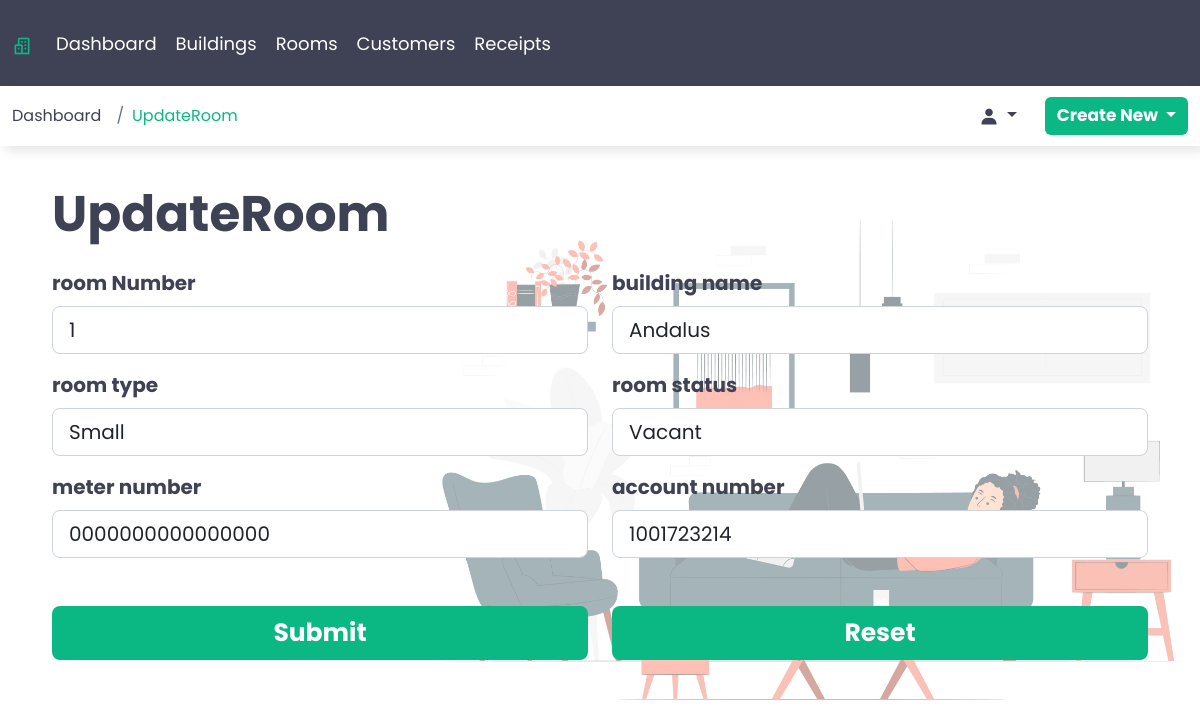
Screenshot of /update_room/1 (signed in) with the database file from the repository.
### webapp/models.py (models this page shows, shortened)
class Room(models.Model):
    room_number = models.IntegerField()
    building_name = models.ForeignKey(Building, on_delete=models.CASCADE)
    room_type = models.ForeignKey(RoomType, on_delete=models.DO_NOTHING)
    room_status = models.ForeignKey(RoomStatus, on_delete=models.DO_NOTHING)
    meter_number = models.CharField(max_length=16)
    account_number = models.IntegerField()
    class Meta:
        verbose_name_plural = 'Rooms'

class Building(models.Model):
    building_name = models.CharField(max_length=50)
    name_of_owner = models.CharField(max_length=50)
    building_type = models.ForeignKey(BuildingType, on_delete=models.CASCADE)
    number_of_rooms = models.IntegerField()
    mobile_number = models.IntegerField()
    current_lease_period = models.DateField()
    class Meta:
        verbose_name_plural = 'Buildings'
    def __str__ (self):
        return self.building_name

class RoomType(models.Model):
    room_type = models.CharField(max_length=50)
    class Meta:
        verbose_name_plural = 'Room Type'
    def __str__ (self):
        return self.room_type

class RoomStatus(models.Model):
    room_status = models.CharField(max_length=50)
    class Meta:
        verbose_name_plural = 'Room Status'
    def __str__ (self):
        return self.room_status

### webapp/views.py (the view)
# urls.py: path('update_room/<int:room_id>', views.UpdateRoom, name='update_room'),
@login_required
def UpdateRoom(request, room_id):
    update_room = Room.objects.get(id=room_id)
    form = RoomForm(instance=update_room)
    if request.method == 'POST':
        form = RoomForm(request.POST, instance = update_room)
        if form.is_valid():
            form.save()
            return redirect('rooms')
    return render(request, 'update_room.html', {'context':'UpdateRoom','form':form})

### webapp/forms.py
class RoomForm(ModelForm):
    class Meta:
        model = Room
        fields = '__all__'
        widgets = {
            'room_number': forms.NumberInput(attrs={'class':'form-control form-control-lg'}),
            'meter_number': forms.TextInput(attrs={'class':'form-control form-control-lg', 'maxlength':'16'}),
            'account_number': forms.NumberInput(attrs={'class':'form-control form-control-lg'})
        }
    def __init__(self, *args, **kwargs):
        super().__init__(*args, **kwargs)
        self.fields['building_name'].empty_label = "Select an option"
        self.fields['building_name'].widget.attrs.update({'class':'form-control form-control-lg'})
        self.fields['room_type'].empty_label = "Select an option"
        self.fields['room_type'].widget.attrs.update({'class':'form-control form-control-lg'})
        self.fields['room_status'].empty_label = "Select an option"
        self.fields['room_status'].widget.attrs.update({'class':'form-control form-control-lg'})

### templates/update_room.html (shortened to what this page needs)
{% extends 'base.html' %}
{% load static %}
{% block content %}
    <div class="container-fluid">
        <div class="main-box new_room">
            <div class="row d-flex align-items-center justify-content-center">
                <div class="col-xs-12 col-sm-12 col-md-12 col-lg-12 col-xl-12 d-flex align-items-start flex-column">
                    <h1 class="mb-4 mt-2">UpdateRoom</h1>
                    <form autocomplete="off" method="post">
                        <div class="row">
                            <div class="col-xs-12 col-sm-12 col-md-12 col-lg-6">
                                <div class="mb-3">
                                    <label for="room_number" class="form-label">room Number</label>
                                    {{ form.room_number }}
                                </div>
                            </div>
                            <div class="col-xs-12 col-sm-12 col-md-12 col-lg-6">
                                <div class="mb-3">
                                    <label for="comments" class="form-label">building name</label>
                                    {{ form.building_name }}
                                </div>
                            </div>
                            <div class="col-xs-12 col-sm-12 col-md-12 col-lg-6">
                                <div class="mb-3">
                                    <label for="room_category" class="form-label">room type</label>
                                    {{ form.room_type }}
                                </div>
                            </div>
                            <div class="col-xs-12 col-sm-12 col-md-12 col-lg-6">
                                <div class="mb-3">
                                    <label for="room_status" class="form-label">room status</label>
                                    {{ form.room_status }}
                                </div>
                            </div>
                            <div class="col-xs-12 col-sm-12 col-md-12 col-lg-6">
                                <div class="mb-5">
                                    <label for="meter_number" class="form-label">meter number</label>
                                    {{ form.meter_number }}
                                </div>
                            </div>
                            <div class="col-xs-12 col-sm-12 col-md-12 col-lg-6">
                                <div class="mb-5">
                                    <label for="account_number" class="form-label">account number</label>
                                    {{ form.account_number }}
                                </div>
                            </div>
                            <div class="col-xs-12 col-sm-12 col-md-12 col-lg-6">
                                <button type="submit" class="btn btn-lg mb-4">Submit</button>
                            </div>
                            <div class="col-xs-12 col-sm-12 col-md-12 col-lg-6">
                                <button type="reset" class="btn btn-lg">Reset</button>
                            </div>
                        </div>
                    </form>
                </div>
            </div>
        </div>
    </div>
{% endblock %}

### static/css/style.css (style rules this page uses)
* { margin:0; padding: 0; box-sizing: border-box; }
:root { --font-primary: "Poppins", sans-serif; }
:root { --weight-700: 700; }
:root { --color-primary: #0bb783; --color-secondary: #3f4254; --color-white: white; }
body { font-family: var(--font-primary); }
h1 { font-size: 50px; font-weight: var(--weight-700); color: var(--color-secondary); font-family: var(--font-primary); }
form { width: 100%; z-index: 100; }
.form-label { font-size: 20px; font-weight: 700; color: var(--color-secondary); }
.btn { background-color: var(--color-primary); color: var(--color-white); width: 100%; font-weight: 700; font-size: 25px; font-family: var(--font-primary); border: none; }
.main-box { margin: 30px 40px; position: relative; z-index: 2; }
.main-box::before { content: " "; background-image: url(/static/images/building_img.jpg); background-repeat: no-repeat; background-size: 65%; background-position: right; width: 100%; height: 100%; position: absolute; top: 37px; right: -50px; opacity: 45%; }
.main-box.new_room::before { background-image: url(/static/images/room_img.jpg); background-size: 70.5%; }

### rows the page displays
Room: room_number "1", meter_number "0000000000000000", account_number "1001723214"
Building: building_name "Andalus"
RoomType: room_type "Small"
RoomStatus: room_status "Vacant"

### other values shown
{{ context }} "UpdateRoom"
